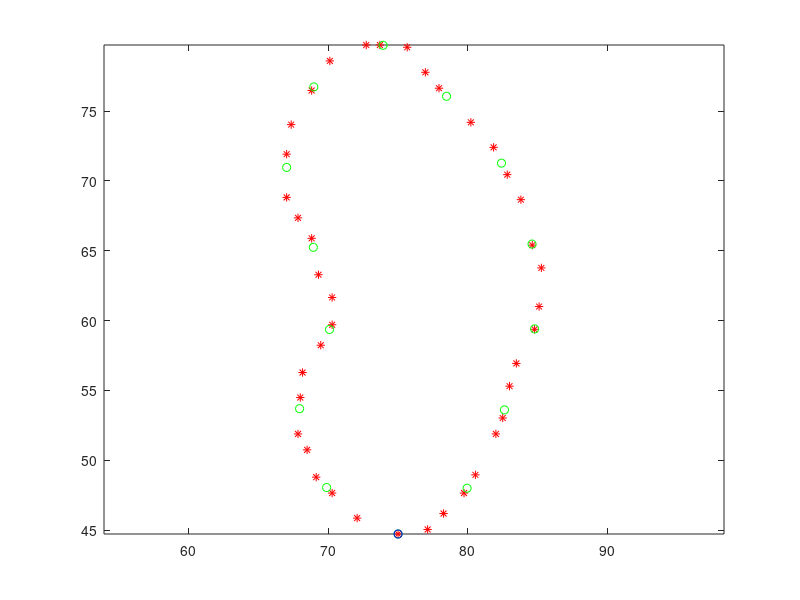

Here is the MATLAB script that generated this plot:
%exc1

load man_seg

% Extract x- and y-coordinates
Xmcoord=real(man_seg);
Ymcoord=imag(man_seg);

diffs = [man_seg(1:end-1) - man_seg(2:end); man_seg(end) - man_seg(1)];
diffs_lengths = abs(diffs);
total_length = sum(diffs_lengths);
M = length(man_seg);
sum_length = zeros(M+1,1);
for i = 2:M+1
    sum_length(i) = sum_length(i-1) + diffs_lengths(i-1);
%    sum_length(i) = sum(diffs_lengths(1:i-1)); 
end


N = 14;
length_N = total_length/N;

points_N = zeros(N,1);
points_N(1) = man_seg(1);
new_dists = zeros(N,1);

for i = 2:N
    point_distances = sum_length-(length_N*(i-1));
    j_start = find(point_distances > 0, 1)-1;
    
    if j_start < 1;
        disp('ERROR: j_start < 1');
    end
    current_distance = diffs_lengths(j_start);
    x = -point_distances(j_start)/current_distance;
    points_N(i) = man_seg(j_start)*(1-x) + man_seg(j_start+1)*x;
    %for testing purposes:
    new_sum_length(i) = sum_length(j_start)+current_distance*x;
end
new_dists = abs(new_sum_length(1:end-1)- new_sum_length(2:end));

coarse_dists = abs(points_N(1:end-1)-points_N(2:end));

plot(man_seg,'r*')
hold on;
plot(points_N,'go')
plot(man_seg(1),'bo')
axis 'equal';